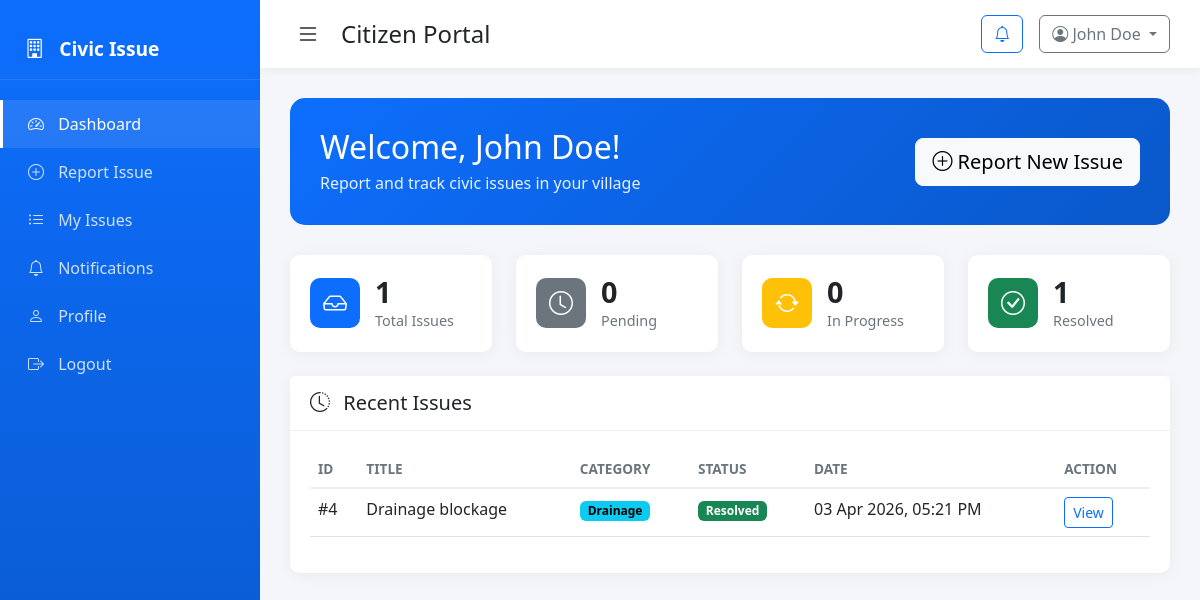
The page /citizen/dashboard.php (signed in) on the database its author committed.
### tables this page shows
CREATE TABLE users (
    id INT AUTO_INCREMENT PRIMARY KEY,
    full_name VARCHAR(100) NOT NULL,
    email VARCHAR(150) NOT NULL UNIQUE,
    phone VARCHAR(20),
    password VARCHAR(255) NOT NULL,
    role ENUM('citizen', 'solver', 'admin') NOT NULL,
    address VARCHAR(255),
    city VARCHAR(100),
    profile_pic VARCHAR(255),
    is_active TINYINT(1) DEFAULT 1,
    created_at TIMESTAMP DEFAULT CURRENT_TIMESTAMP
);

CREATE TABLE issues (
    id INT AUTO_INCREMENT PRIMARY KEY,
    citizen_id INT NOT NULL,
    title VARCHAR(200) NOT NULL,
    description TEXT NOT NULL,
    category ENUM('road', 'water', 'electricity', 'sanitation', 'drainage', 'street_light', 'other') NOT NULL,
    address_line VARCHAR(255),
    village VARCHAR(100),
    taluka VARCHAR(100),
    district VARCHAR(100),
    state VARCHAR(100),
    pincode VARCHAR(10),
    latitude DECIMAL(10, 8),
    longitude DECIMAL(11, 8),
    photo_path VARCHAR(255),
    status ENUM('pending', 'assigned', 'in_progress', 'resolved', 'closed') DEFAULT 'pending',
    priority ENUM('low', 'medium', 'high', 'critical') DEFAULT 'medium',
    assigned_to INT,
    admin_notes TEXT,
    resolved_at DATETIME,
    created_at TIMESTAMP DEFAULT CURRENT_TIMESTAMP,
    updated_at TIMESTAMP DEFAULT CURRENT_TIMESTAMP ON UPDATE CURRENT_TIMESTAMP,
    FOREIGN KEY (citizen_id) REFERENCES users(id) ON DELETE CASCADE,
    FOREIGN KEY (assigned_to) REFERENCES users(id) ON DELETE SET NULL
);

### includes/functions.php (called while the page is built, shortened)
<?php
function sanitize($data) {
    return htmlspecialchars(trim($data), ENT_QUOTES, 'UTF-8');
}
function getStatusColor($status) {
    $colors = [
        'pending' => 'secondary',
        'assigned' => 'primary',
        'in_progress' => 'warning',
        'resolved' => 'success',
        'closed' => 'dark'
    ];
    return $colors[$status] ?? 'secondary';
}
function getCategoryLabel($category) {
    $labels = [
        'road' => 'Road Damage',
        'water' => 'Water Supply',
        'electricity' => 'Electricity',
        'sanitation' => 'Sanitation',
        'drainage' => 'Drainage',
        'street_light' => 'Street Light',
        'other' => 'Other'
    ];
    return $labels[$category] ?? $category;
}
function formatDate($date, $format = 'd M Y, h:i A') {
    return date($format, strtotime($date));
}
function getStatusLabel($status) {
    $labels = [
        'pending' => 'Pending',
        'assigned' => 'Assigned',
        'in_progress' => 'In Progress',
        'resolved' => 'Resolved',
        'closed' => 'Closed'
    ];
    return $labels[$status] ?? $status;
}
function getUserById($pdo, $userId) {
    $stmt = $pdo->prepare("SELECT * FROM users WHERE id = ?");
    $stmt->execute([$userId]);
    return $stmt->fetch();
}

### citizen/dashboard.php (the view, shortened to what this page needs)
<?php
require_once __DIR__ . '/../includes/db.php';
require_once __DIR__ . '/../includes/functions.php';
$userId = $_SESSION['user_id'];
$user = getUserById($pdo, $userId);
$stmt = $pdo->prepare("SELECT COUNT(*) FROM issues WHERE citizen_id = ?");
$stmt->execute([$userId]);
$totalIssues = $stmt->fetchColumn();
$stmt = $pdo->prepare("SELECT COUNT(*) FROM issues WHERE citizen_id = ? AND status = 'pending'");
$stmt->execute([$userId]);
$pendingIssues = $stmt->fetchColumn();
$stmt = $pdo->prepare("SELECT COUNT(*) FROM issues WHERE citizen_id = ? AND status = 'in_progress'");
$stmt->execute([$userId]);
$inProgressIssues = $stmt->fetchColumn();
$stmt = $pdo->prepare("SELECT COUNT(*) FROM issues WHERE citizen_id = ? AND status = 'resolved'");
$stmt->execute([$userId]);
$resolvedIssues = $stmt->fetchColumn();
$stmt = $pdo->prepare("SELECT * FROM issues WHERE citizen_id = ? ORDER BY created_at DESC LIMIT 5");
$stmt->execute([$userId]);
$recentIssues = $stmt->fetchAll();
$unreadCount = getUnreadNotificationsCount($pdo, $userId);
?>
<!DOCTYPE html>
<html lang="en">
<head>
    <link href="https://cdn.jsdelivr.net/npm/bootstrap@5.3.0/dist/css/bootstrap.min.css" rel="stylesheet">
    <link href="https://cdn.jsdelivr.net/npm/bootstrap-icons@1.10.0/font/bootstrap-icons.css" rel="stylesheet">
    <link rel="stylesheet" href="../assets/css/style.css">
</head>
<body>
    <div class="sidebar">
        <div class="sidebar-header">
            <i class="bi bi-building"></i> Civic Issue
        </div>
        <nav>
            <a href="dashboard.php" class="active"><i class="bi bi-speedometer2"></i> Dashboard</a>
            <a href="report-issue.php"><i class="bi bi-plus-circle"></i> Report Issue</a>
            <a href="my-issues.php"><i class="bi bi-list-ul"></i> My Issues</a>
            <a href="notifications.php"><i class="bi bi-bell"></i> Notifications <?php if ($unreadCount > 0): ?><span class="badge"><?= $unreadCount ?></span><?php endif; ?></a>
            <a href="profile.php"><i class="bi bi-person"></i> Profile</a>
            <a href="logout.php"><i class="bi bi-box-arrow-right"></i> Logout</a>
        </nav>
    </div>
    <div class="main-content">
        <header class="top-bar">
            <button class="btn-toggle" onclick="toggleSidebar()">
                <i class="bi bi-list"></i>
            </button>
            <h4>Citizen Portal</h4>
            <div class="ms-auto d-flex align-items-center gap-3">
                <div class="dropdown">
                    <button class="btn btn-outline-primary position-relative" data-bs-toggle="dropdown">
                        <i class="bi bi-bell"></i>
                    </button>
                </div>
                <div class="dropdown">
                    <button class="btn btn-outline-secondary dropdown-toggle" data-bs-toggle="dropdown">
                        <i class="bi bi-person-circle"></i> <?= sanitize($user['full_name']) ?>
                    </button>
                </div>
            </div>
        </header>
        <main class="content">
            <div class="welcome-banner">
                <div class="welcome-content">
                    <h2>Welcome, <?= sanitize($user['full_name']) ?>!</h2>
                    <p>Report and track civic issues in your village</p>
                </div>
                <a href="report-issue.php" class="btn btn-light btn-lg">
                    <i class="bi bi-plus-circle"></i> Report New Issue
                </a>
            </div>
            <div class="row g-4 mb-4">
                <div class="col-md-3">
                    <div class="stat-card">
                        <div class="stat-icon bg-primary"><i class="bi bi-inbox"></i></div>
                        <div class="stat-info">
                            <h3><?= $totalIssues ?></h3>
                            <p>Total Issues</p>
                        </div>
                    </div>
                </div>
                <div class="col-md-3">
                    <div class="stat-card">
                        <div class="stat-icon bg-secondary"><i class="bi bi-clock"></i></div>
                        <div class="stat-info">
                            <h3><?= $pendingIssues ?></h3>
                            <p>Pending</p>
                        </div>
                    </div>
                </div>
                <div class="col-md-3">
                    <div class="stat-card">
                        <div class="stat-icon bg-warning"><i class="bi bi-arrow-repeat"></i></div>
                        <div class="stat-info">
                            <h3><?= $inProgressIssues ?></h3>
                            <p>In Progress</p>
                        </div>
                    </div>
                </div>
                <div class="col-md-3">
                    <div class="stat-card">
                        <div class="stat-icon bg-success"><i class="bi bi-check-circle"></i></div>
                        <div class="stat-info">
                            <h3><?= $resolvedIssues ?></h3>
                            <p>Resolved</p>
                        </div>
                    </div>
                </div>
            </div>
            <div class="card">
                <div class="card-header">
                    <h5><i class="bi bi-clock-history"></i> Recent Issues</h5>
                </div>
                <div class="card-body">
                    <?php if (empty($recentIssues)): ?>
                        <p class="text-muted text-center py-4">No issues reported yet. <a href="report-issue.php">Report your first issue</a></p>
                    <?php else: ?>
                        <div class="table-responsive">
                            <table class="table table-hover">
                                <thead>
                                    <tr>
                                        <th>ID</th>
                                        <th>Title</th>
                                        <th>Category</th>
                                        <th>Status</th>
                                        <th>Date</th>
                                        <th>Action</th>
                                    </tr>
                                </thead>
                                <tbody>
                                    <?php foreach ($recentIssues as $issue): ?>
                                        <tr>
                                            <td>#<?= $issue['id'] ?></td>
                                            <td><?= sanitize($issue['title']) ?></td>
                                            <td><span class="badge bg-info"><?= getCategoryLabel($issue['category']) ?></span></td>
                                            <td><span class="badge bg-<?= getStatusColor($issue['status']) ?>"><?= getStatusLabel($issue['status']) ?></span></td>
                                            <td><?= formatDate($issue['created_at']) ?></td>
                                            <td><a href="issue-detail.php?id=<?= $issue['id'] ?>" class="btn btn-sm btn-outline-primary">View</a></td>
                                        </tr>
                                    <?php endforeach; ?>
                                </tbody>
                            </table>
                        </div>
                    <?php endif; ?>
                </div>
            </div>
        </main>
    </div>
</body>
</html>

### assets/css/style.css (style rules this page uses)
:root { --primary: #0d6efd; --secondary: #6c757d; --success: #198754; --warning: #ffc107; --danger: #dc3545; --purple: #6f42c1; --light: #f8f9fa; --dark: #212529; }
body { font-family: 'Segoe UI', Tahoma, Geneva, Verdana, sans-serif; background: #f5f6fa; overflow-x: hidden; }
.sidebar { width: 260px; height: 100vh; background: linear-gradient(180deg, var(--primary) 0%, #0a58ca 100%); position: fixed; left: 0; top: 0; padding-top: 20px; transition: all 0.3s; z-index: 1000; }
.sidebar-header { padding: 15px 25px; color: white; font-size: 1.2rem; font-weight: 600; border-bottom: 1px solid rgba(255,255,255,0.1); margin-bottom: 20px; }
.sidebar-header i { margin-right: 10px; }
.sidebar nav a { display: block; padding: 12px 25px; color: rgba(255,255,255,0.8); text-decoration: none; transition: all 0.2s; border-left: 3px solid transparent; }
.sidebar nav a:hover, .sidebar nav a.active { background: rgba(255,255,255,0.1); color: white; border-left-color: white; }
.sidebar nav a i { margin-right: 10px; width: 20px; }
.main-content { margin-left: 260px; padding: 0; min-height: 100vh; transition: all 0.3s; }
.top-bar { background: white; padding: 15px 30px; display: flex; align-items: center; box-shadow: 0 2px 10px rgba(0,0,0,0.05); position: sticky; top: 0; z-index: 100; }
.top-bar h4 { margin: 0; color: var(--dark); }
.btn-toggle { background: none; border: none; font-size: 1.5rem; margin-right: 15px; cursor: pointer; color: var(--dark); }
.content { padding: 30px; }
.card { border: none; border-radius: 10px; box-shadow: 0 2px 15px rgba(0,0,0,0.05); margin-bottom: 20px; }
.card-header { background: white; border-bottom: 1px solid #eee; padding: 15px 20px; font-weight: 600; }
.card-header h5 { margin: 0; }
.card-header h5 i { margin-right: 8px; }
.card-body { padding: 20px; }
.stat-card { background: white; border-radius: 10px; padding: 20px; box-shadow: 0 2px 15px rgba(0,0,0,0.05); display: flex; align-items: center; gap: 15px; }
.stat-icon { width: 50px; height: 50px; border-radius: 10px; display: flex; align-items: center; justify-content: center; color: white; font-size: 1.5rem; }
.stat-icon.bg-primary { background: var(--primary); }
.stat-icon.bg-secondary { background: var(--secondary); }
.stat-icon.bg-warning { background: var(--warning); }
.stat-icon.bg-success { background: var(--success); }
.stat-info h3 { margin: 0; font-size: 1.8rem; font-weight: 700; }
.stat-info p { margin: 0; color: var(--secondary); font-size: 0.9rem; }
.welcome-banner { background: linear-gradient(135deg, var(--primary) 0%, #0a58ca 100%); border-radius: 15px; padding: 30px; color: white; display: flex; justify-content: space-between; align-items: center; margin-bottom: 30px; }
.welcome-content h2 { margin: 0 0 5px; }
.welcome-content p { margin: 0; opacity: 0.9; }
.btn-outline-primary { color: var(--primary); border-color: var(--primary); }
.table thead th { border-bottom: 2px solid #eee; font-weight: 600; color: var(--secondary); font-size: 0.85rem; text-transform: uppercase; }
.badge.bg-success { background: #198754 !important; }
.badge.bg-info { background: #0dcaf0 !important; color: #000; }

### rows shown on the page
users: full_name "John Doe"
issues: id "4", title "Drainage blockage", category "Drainage", status "Resolved", created_at "03 Apr 2026, 05:21 PM"

### other values the page prints
$totalIssues "1"
$pendingIssues "0"
$inProgressIssues "0"
$resolvedIssues "1"
